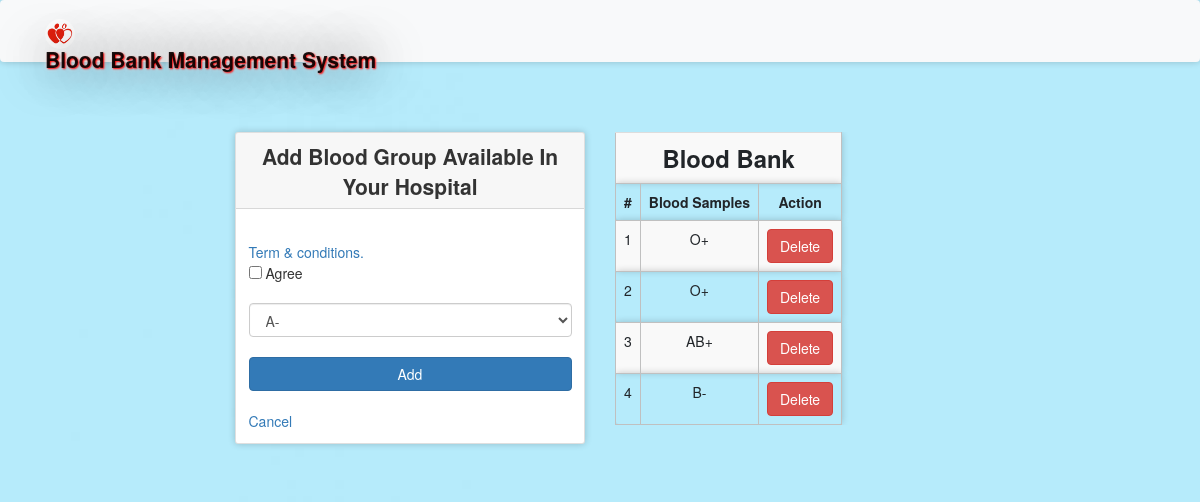
The page /bloodinfo.php (signed in) on the database its author committed.
### tables this page shows
CREATE TABLE IF NOT EXISTS `bloodinfo` (
  `bid` int(11) NOT NULL AUTO_INCREMENT,
  `hid` int(11) NOT NULL,
  `bg` varchar(10) NOT NULL,
  PRIMARY KEY (`bid`),
  KEY `hid` (`hid`)
);

### message.php (called while the page is built, shortened)
<?php $counter=0; if(isset($_GET['msg'])) { ?>
	<div class="col-5 alert alert alert-success alert-dismissible fade show card" id="message">
		<button type="button" class="close" data-dismiss="alert" title="close">&times;</button><?php echo $_GET['msg'];?>
	</div>
<?php }?>

### bloodinfo.php (the view, shortened to what this page needs)
<?php
  require 'file/connection.php';
  if(!isset($_SESSION['hid']))
  {
  header('location:login.php');
  }
  else {
?>
<!DOCTYPE html>
<html>
<?php require 'head.php'; ?>
<body>
  <?php require 'header2.php'; ?>
    <div class="container cont">
      <?php require 'message.php'; ?>
      <div class="row justify-content-center">
         <div class="col-lg-4 col-md-5 col-sm-6 col-xs-7 mb-5">
          <div class="card">
            <div class="card-header title">Add blood group available in your hospital</div>
        <div class="card-body">
        <form action="file/infoAdd.php" method="post">
          <a data-toggle="collapse" href="#collapseExample" role="button" aria-expanded="false" aria-controls="collapseExample" title="click to see">Term & conditions. </a><br>
          <input type="checkbox" name="condition" value="agree" required> Agree<br><br>
          <select class="form-control" name="bg" required="">
                <option>A-</option>
          </select><br>
          <input type="submit" name="add" value="Add" class="btn btn-primary btn-block"><br>
          <a href="hospitalpage.html" class="text-centre" >Cancel</a><br>
        </form>
         </div>
       </div>
     </div>
<?php   if(isset($_SESSION['hid'])){
    $hid=$_SESSION['hid'];
    $sql = "select * from bloodinfo where hid='$hid'";
    $result = mysqli_query($conn, $sql);
  }
  ?>
    <div class="col-lg-4 col-md-5 col-sm-6 col-xs-7 mb-5">
          <table class="table table-striped table-responsive">
            <th colspan="4" class="title">Blood Bank</th>
            <tr>
              <th>#</th>
              <th>Blood Samples</th>
              <th>Action</th>
            </tr>
            <?php while($row = mysqli_fetch_array($result)) { ?>
            <tr>
              <td><?php echo ++$counter; ?></td>
              <td><?php echo $row['bg'];?></td>
              <td><a href="file/delete.php?bid=<?php echo $row['bid'];?>" class="btn btn-danger">Delete</a></td>
            </tr>
            <?php } ?>
          </table>
      </div>
   </div>
</div>
</body>
<?php } ?>

### css/style.css (style rules this page uses)
.cont { padding-top: 40px; text-align: justify; font-size: 1em; }
.card ,nav, .footer,tr,video { border-radius: 3px; transition: all 200ms ease-out; box-shadow: 0px 0px 7px rgba(0, 0, 0, 0.2); }
tr,th,td { border:0.1px solid silver; text-align: center; }
.title { font-weight: bold; font-size: 1.7em; text-transform: capitalize; text-align: center; }
.card-header { font-weight: bolder; font-size: 1.5em; }
form { padding-top: 20px; }
a:link { text-decoration: none; }

### bloodinfo.php (style rules this page uses)
body { background: url(image/p1.jpg) no-repeat center; background-size: cover; min-height: 0; height: 100%; }

### rows shown on the page
bloodinfo: bg "O+"
bloodinfo: bg "O+"
bloodinfo: bg "AB+"
bloodinfo: bg "B-"
